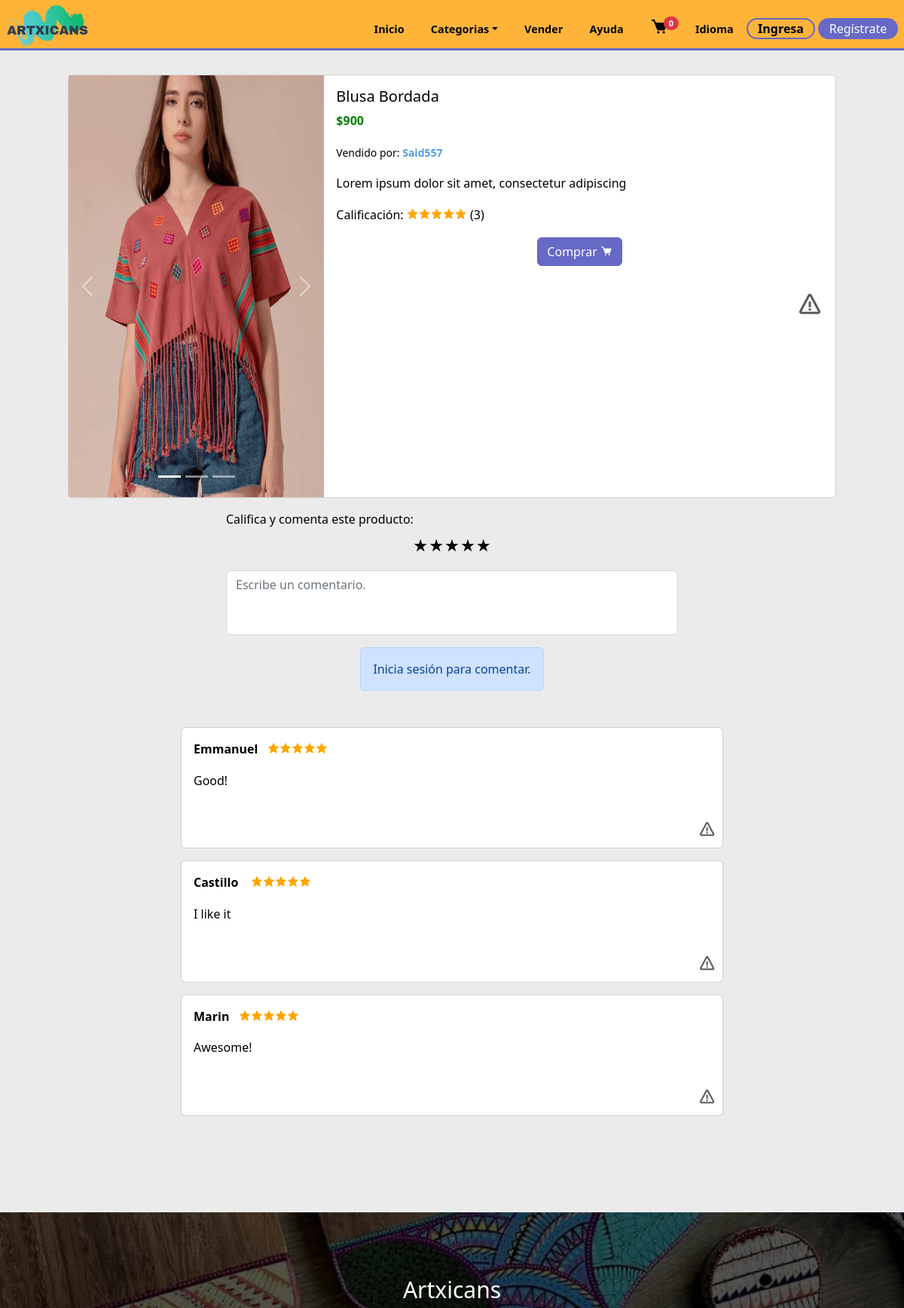
Page /product.php?id_product=6 (upper part) on the earlier database version.
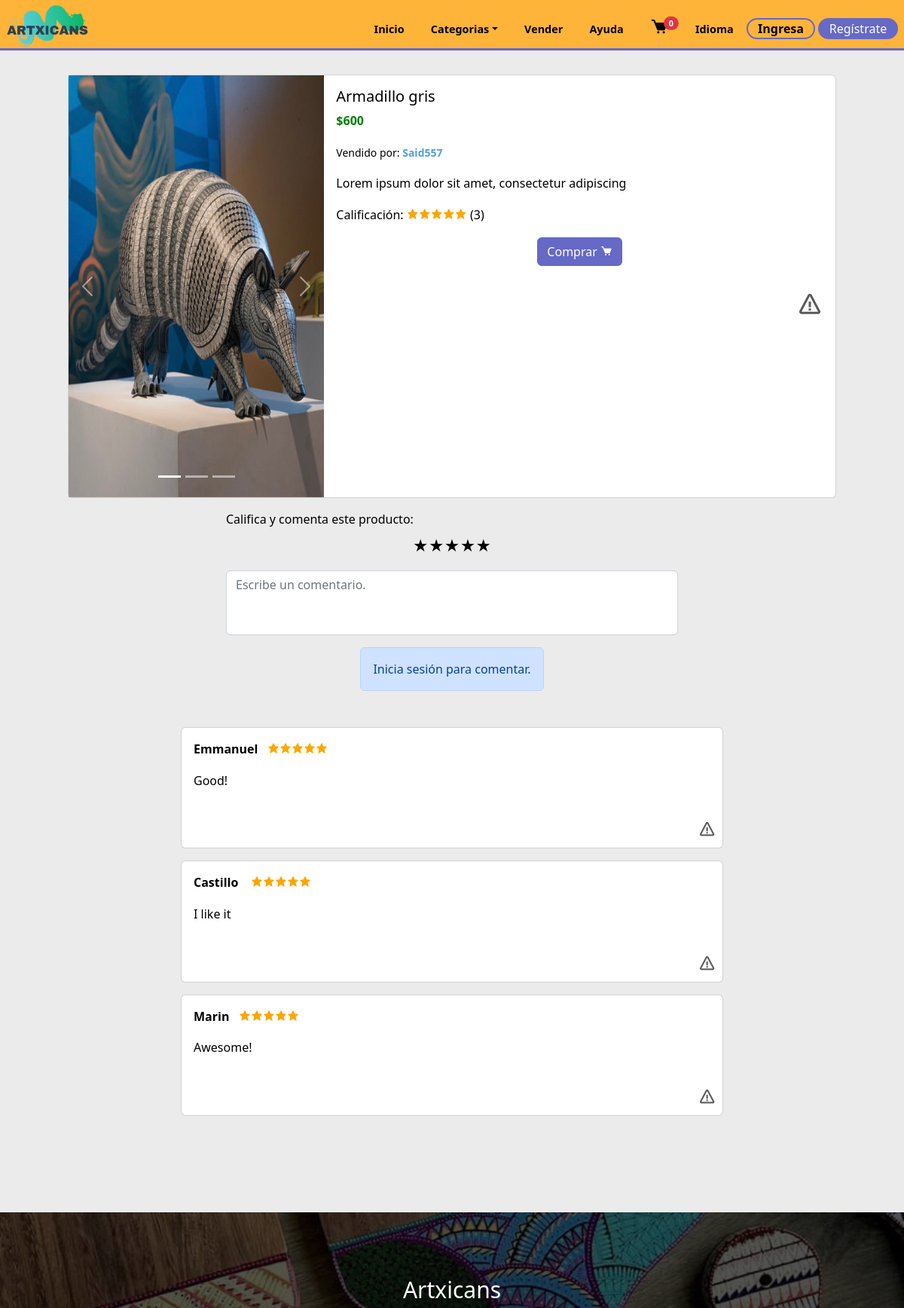
Same page on the later database version.
### tables this page shows
CREATE TABLE `products` (
  `id_product` int(11) NOT NULL,
  `product` varchar(80) NOT NULL,
  `image1` varchar(80) NOT NULL,
  `price` int(11) NOT NULL,
  `description` varchar(250) NOT NULL,
  `category` varchar(30) NOT NULL,
  `stock` int(11) NOT NULL,
  `image2` varchar(30) NOT NULL,
  `image3` varchar(30) NOT NULL,
  `ID_registro` int(11) DEFAULT NULL
);

CREATE TABLE `stars` (
  `id_star` int(11) NOT NULL,
  `star` int(11) NOT NULL,
  `comment` varchar(150) NOT NULL,
  `ID_registro` int(11) DEFAULT NULL,
  `id_product` int(11) DEFAULT NULL
);

CREATE TABLE `registro` (
  `ID` int(11) NOT NULL,
  `Nombre` varchar(255) NOT NULL,
  `Correo` varchar(255) NOT NULL,
  `Contraseña` varchar(255) NOT NULL,
  `estatus` int(2) NOT NULL,
  `direccion` int(1) NOT NULL
);

### product.php (the view, shortened to what the changed rows need)
<?php
    include('templates/cabecera.php');
    include('global/cart.php');
    if(isset($_GET['id_product'])){
        $query = $conn ->query("SELECT * FROM products WHERE id_product = ".$_GET['id_product']) or die($conn->error);
        if(mysqli_num_rows($query) > 0){
            $row = mysqli_fetch_row($query);
        }else{
            echo("<script>location.href = 'index.php';</script>");
        }
    }else{
        echo("<script>location.href = 'index.php';</script>");
    }
?>
<div class="card mb-3 mx-auto card-product" style="width: 85vw;margin-top:2rem">
  <div class="row g-0">
    <div class="col-md-4">
      <div id="carouselExampleIndicators" class="carousel slide">
        <div class="carousel-inner">
          <div class="carousel-item active">
            <img src="./assets/products/<?php echo $row[2]?>" class="d-block w-100 object-fit-cover " style="height:70vh" alt="...">
          </div>
        </div>
      </div>
    </div>
    <?php
      $p = $row[9];
      $vendedor = mysqli_query($conn,"SELECT * FROM reg_sellers WHERE ID_registro = $p");
      $resultVendedor = mysqli_fetch_array($vendedor);
?>
    <div class="col-md-8">
      <div class="card-body">
        <h3 class="card-title"><?php echo $row[1]?></h3>
        <p class="card-text price">$<?php echo $row[3];?></p>
        <p class="card-text"><small class="text-body-secondary">Vendido por:&nbsp;<strong><a href="profile-seller.php?seller_data=<?php echo $resultVendedor['ID_registro']?>"><?php echo $resultVendedor['nickname']?></a></strong></small></p>
        <p class="card-text"><?php echo $row[4]?></p>
        <p class="card-text stars-pointer">Calificación:
          <?php
            $id_product =$row[0];
            $sql = mysqli_query($conn,"SELECT * FROM stars WHERE id_product = $id_product");
            $sum =  mysqli_query($conn,"SELECT SUM(star) as score FROM stars WHERE id_product = $id_product");
            $score = mysqli_fetch_array($sum);
            $num = $sql->num_rows;
            if($num > 0){
            $data1 = $num * 1; $data2 = $num * 2;$data3 = $num * 3; $data4 = $num * 4; $data5 = $num * 5;
            $counter = $score['score'];
            if($counter >= $data5):
            ?>
            <i class="bx bxs-star bx-5"></i><i class="bx bxs-star bx-5"></i><i class="bx bxs-star bx-5"></i><i class="bx bxs-star bx-5"></i><i class="bx bxs-star bx-5"></i>
            <?php elseif($counter >= $data4):?>
            <i class="bx bxs-star bx-5"></i><i class="bx bxs-star bx-5"></i><i class="bx bxs-star bx-5"></i><i class="bx bxs-star bx-5"></i><i class="bx bxs-star bx-10"></i>
            <?php elseif($counter >= $data3):?>
            <i class="bx bxs-star bx-5"></i><i class="bx bxs-star bx-5"></i><i class="bx bxs-star bx-5"></i><i class="bx bxs-star bx-10"></i><i class="bx bxs-star bx-10"></i>
            <?php elseif($counter >= $data2):?>
            <i class="bx bxs-star bx-5"></i><i class="bx bxs-star bx-5"></i><i class="bx bxs-star bx-10"></i><i class="bx bxs-star bx-10"></i><i class="bx bxs-star bx-10"></i>
            <?php else:?>
            <i class="bx bxs-star bx-5"></i><i class="bx bxs-star bx-10"></i><i class="bx bxs-star bx-10"></i><i class="bx bxs-star bx-10"></i><i class="bx bxs-star bx-10"></i>
            <?php endif;
            ?>
        (<?php echo $num?>)
            <?php }?>
        </p>
        <form action="" method="post">
        <div class="choose">
        </div>
            </form>
    </div>
  </div>
  </div>
</div>
        <div class="all-comments">
      <?php
        $check = mysqli_query($conn,"SELECT * FROM registro INNER JOIN stars
        ON registro.ID = stars.ID_registro INNER JOIN products
        ON stars.id_product = products.id_product
        WHERE stars.id_product = $id_product");
        if($check->num_rows > 0){
          if(@!$_SESSION['user']){
            $query2 = mysqli_query($conn,"SELECT * FROM registro INNER JOIN stars
            ON registro.ID = stars.ID_registro INNER JOIN products
            ON stars.id_product = products.id_product
            WHERE stars.id_product = $id_product");
            }
        while($data = mysqli_fetch_array($query2)){
      ?>
      <div class="card card-comment">
        <div class="card-body">
          <div class="com-cointer">
        <p class="stars-score"><strong><?php echo $data['Nombre']?></strong>&nbsp;&nbsp;
              <?php
              switch($data['star']){
                case '5': echo "<i class='bx bxs-star bx-5'></i><i class='bx bxs-star bx-5'></i><i class='bx bxs-star bx-5'></i><i class='bx bxs-star bx-5'></i><i class='bx bxs-star bx-5'></i>";
                break;
              }
              ?>
        </p>
        </div>
        <p > <?php echo $data['comment']?></p>
      </div>
      <div class="options-container">
        <a  data-bs-toggle="modal" style="cursor:pointer" data-bs-target="#ModalReport-<?php echo $data['id_star']?>" class="report-container"><i class='bx bx-error bx-sm'></i></a>
      </div>
      </div>
    <?php }
        }else{
          ?>
          <div class="alert alert-dark" role="alert">
            Este producto aún no cuenta con comentarios.
          </div>
          <?php
        }
    ?>
</div>
<?php
    include('templates/pie.php');
?>

Differences in the rows shown:
changed products "Lorem ipsum dolor sit amet, consectetur adipiscing": image1: a different picture; product "Blusa Bordada" → "Armadillo gris"; price "900" → "600"
